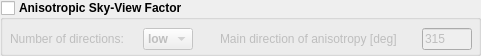
  <widget class="QGroupBox" name="group_anisotropic">
   <property name="enabled">
    <bool>true</bool>
   </property>
   <property name="geometry">
    <rect>
     <x>10</x>
     <y>480</y>
     <width>481</width>
     <height>56</height>
    </rect>
   </property>
   <property name="font">
    <font>
     <weight>75</weight>
     <bold>true</bold>
    </font>
   </property>
   <property name="accessibleDescription">
    <string>anisotropic_svf</string>
   </property>
   <property name="title">
    <string>Anisotropic Sky-View Factor</string>
   </property>
   <property name="flat">
    <bool>false</bool>
   </property>
   <property name="checkable">
    <bool>true</bool>
   </property>
   <property name="checked">
    <bool>false</bool>
   </property>
   <widget class="QWidget" name="layoutWidget_7">
    <property name="geometry">
     <rect>
      <x>220</x>
      <y>27</y>
      <width>252</width>
      <height>24</height>
     </rect>
    </property>
    <layout class="QHBoxLayout" name="horizontalLayout_9">
     <item>
      <widget class="QLabel" name="label_10">
       <property name="font">
        <font>
         <weight>50</weight>
         <bold>false</bold>
        </font>
       </property>
       <property name="text">
        <string>Main direction of anisotropy [deg]</string>
       </property>
      </widget>
     </item>
     <item>
      <widget class="QLineEdit" name="aniso_main_direction">
       <property name="sizePolicy">
        <sizepolicy hsizetype="Fixed" vsizetype="Fixed">
         <horstretch>0</horstretch>
         <verstretch>0</verstretch>
        </sizepolicy>
       </property>
       <property name="minimumSize">
        <size>
         <width>50</width>
         <height>22</height>
        </size>
       </property>
       <property name="maximumSize">
        <size>
         <width>50</width>
         <height>22</height>
        </size>
       </property>
       <property name="font">
        <font>
         <weight>50</weight>
         <bold>false</bold>
        </font>
       </property>
       <property name="accessibleDescription">
        <string>anisotropy_direction</string>
       </property>
       <property name="inputMask">
        <string>009</string>
       </property>
       <property name="text">
        <string>315</string>
       </property>
       <property name="maxLength">
        <number>3</number>
       </property>
       <property name="frame">
        <bool>true</bool>
       </property>
       <property name="placeholderText">
        <string>315</string>
       </property>
       <property name="clearButtonEnabled">
        <bool>false</bool>
       </property>
      </widget>
     </item>
    </layout>
   </widget>
   <widget class="QWidget" name="layoutWidget_8">
    <property name="geometry">
     <rect>
      <x>10</x>
      <y>27</y>
      <width>183</width>
      <height>24</height>
     </rect>
    </property>
    <layout class="QHBoxLayout" name="horizontalLayout_10">
     <item>
      <widget class="QLabel" name="label_11">
       <property name="font">
        <font>
         <weight>50</weight>
         <bold>false</bold>
        </font>
       </property>
       <property name="text">
        <string>Number of directions:</string>
       </property>
      </widget>
     </item>
     <item>
      <widget class="QComboBox" name="aniso_nr_directions">
       <property name="maximumSize">
        <size>
         <width>50</width>
         <height>22</height>
        </size>
       </property>
       <property name="accessibleDescription">
        <string>anisotropy_level</string>
       </property>
       <item>
        <property name="text">
         <string>low</string>
        </property>
       </item>
       <item>
        <property name="text">
         <string>high</string>
        </property>
       </item>
      </widget>
     </item>
    </layout>
   </widget>
  </widget>
